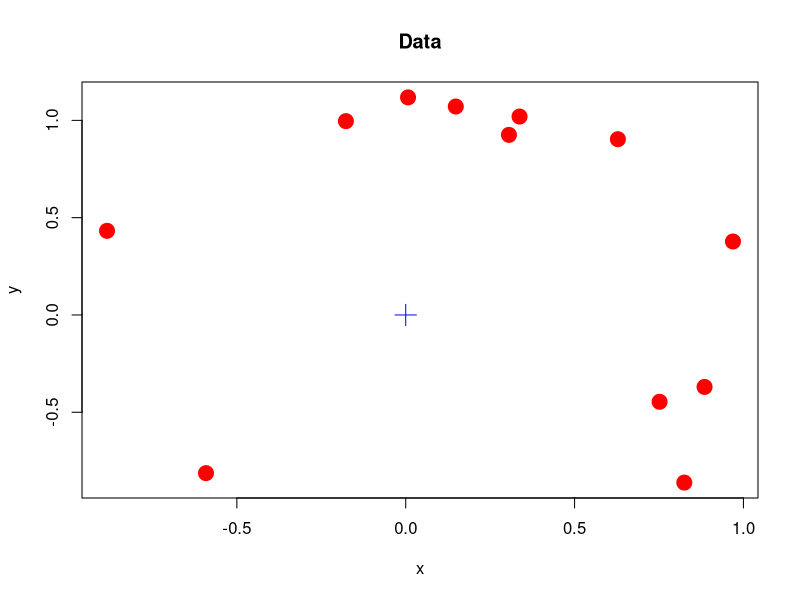
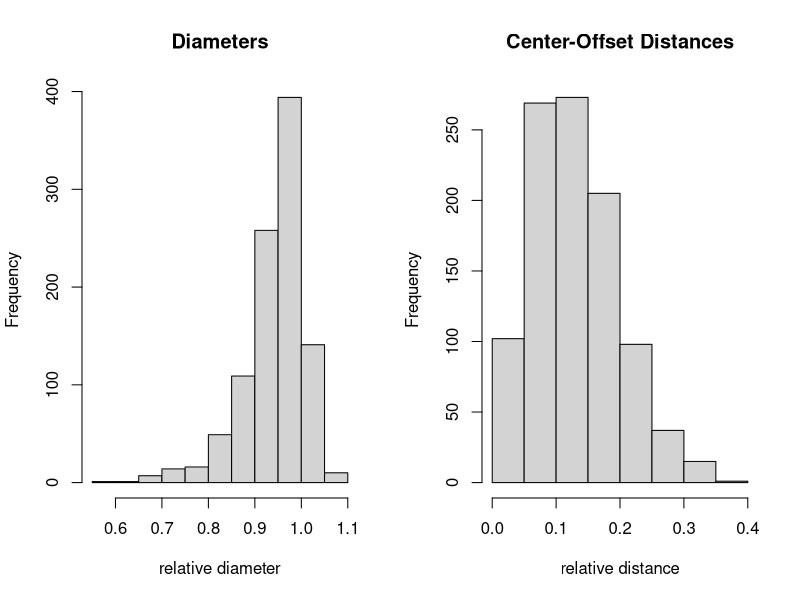

These figures' R source, in order:
## ---- chunk 1
rm(list=ls())
# hard wired constants
diam_true <- 2
center_true <- c(0,0)
set.seed(2323)
# input parameters
npnt <- 12
relsd <- 0.05
## ---- chunk 2
nboot <- 1
gendat <- function(n,relsd){
        sd <- diam_true*relsd
        phi <- matrix(runif(n*nboot, min=0, max=2.*pi),nrow=nboot)
        nx <- matrix(rnorm(n*nboot, sd=sd),nrow=nboot)
        ny <- matrix(rnorm(n*nboot, sd=sd),nrow=nboot)
        x <- center_true[1] + diam_true/2*cos(phi) + nx
        y <- center_true[2] + diam_true/2*sin(phi) + ny
        list(x=x, y=y)
        }
dat <- gendat(n=12, relsd=0.05)
plot(x=dat$x[1,], y=dat$y[1,], xlab="x", ylab="y", main="Data", col="red", pch=19, cex=2)
points(center_true[1],center_true[2], col="blue",pch=3,cex=2)
## ---- chunk 3
nboot <- 1000
## ---- chunk 4
# function to predict center location
center <- function(x,y){ c(mean(x),mean(y))}

# function to predicted the diameter from the x-y data
diam <- function(x,y){ 
        cent <- center(x,y)
        2 * mean(sqrt((x-cent[1])^2 + (y-cent[2])^2))
}

# function to predict the area relative to the true area
area_rel <- function(diam){ diam^2/diam_true^2 } 

# distance between true and predicted center location
dist_center <- function(center) { sqrt( sum( (center-center_true)^2) )}

# simulation and analysis function 
resvecall <- function(n,relsd){
        dat <- gendat(n, relsd)
        cent1 <- center(dat$x[1,],dat$y[1,])
        for (i in 1:nboot){
                cent <- center(dat$x[i,],dat$y[i,])
                d <- diam(dat$x[i,],dat$y[i,])
                a <- area_rel(d)
                dist <- dist_center(cent)
                resi <- data.frame(diameter=d/diam_true, 
                                   area=a, dcenter=dist/diam_true)
                if (i == 1) {
                        statdat <- resi
                } else {
                        statdat <- rbind(statdat,resi)
                }
        }
        # compute mean, standard deviation, and bias
        means <- sapply(statdat,mean)
        sdev <- sapply(statdat, sd)
        bias <- means - c(1, 1, 0) 
                # subtract the true values from the means
        rmse <- sqrt(sdev^2+bias^2)
        list(x1=dat$x[1,], y1=dat$y[1,], simdat = statdat, 
                means=as.list(means), sdev=as.list(sdev), 
                bias = as.list(bias), rmse = as.list(rmse))
}
res <- resvecall(n=12, relsd=0.05)
## ---- chunk 5
res <- res
par(mfrow = c(1,2)) #, mar = c(5,4,2,1))
hist(res$simdat$diameter, xlab="relative diameter", 
                     main="Diameters")
hist(res$simdat$dcenter, xlab="relative distance", 
                     main="Center-Offset Distances")
